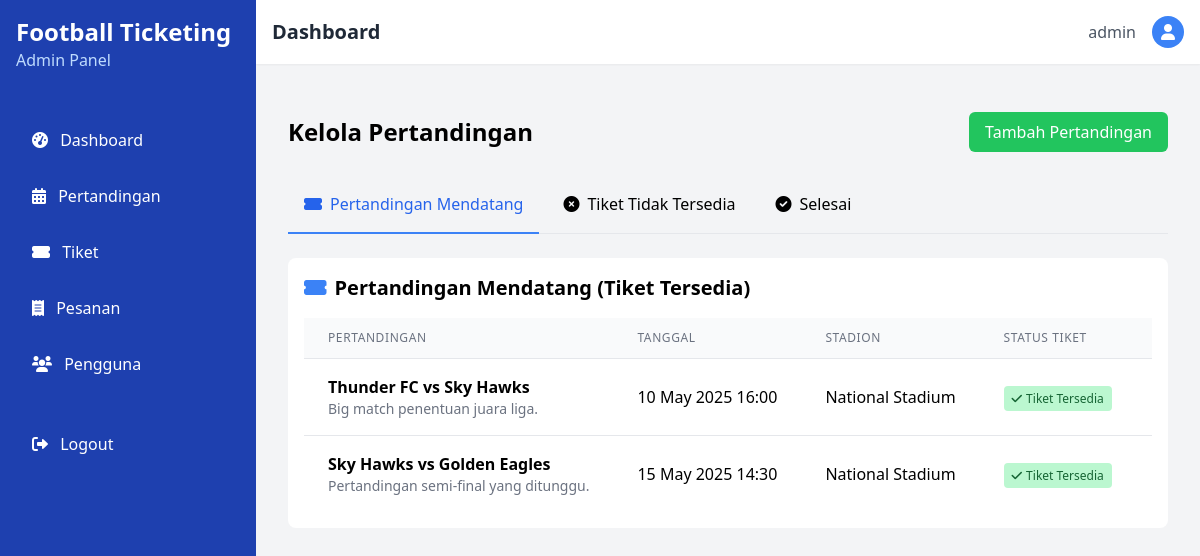
The page /admin/matches/index.php (signed in) on the database its author committed.
### tables this page shows
CREATE TABLE `matches` (
  `id` int NOT NULL AUTO_INCREMENT,
  `team_home` varchar(100) NOT NULL,
  `team_away` varchar(100) NOT NULL,
  `match_date` datetime NOT NULL,
  `stadium` varchar(100) NOT NULL,
  `description` text,
  `created_at` timestamp NULL DEFAULT CURRENT_TIMESTAMP,
  `is_completed` tinyint(1) DEFAULT '0',
  PRIMARY KEY (`id`)
);

### admin/matches/index.php (the view, shortened to what this page needs)
<?php
require_once '../../config/database.php';
$upcoming_matches = $pdo->query("
    SELECT m.*,
           (SELECT COUNT(*) FROM tickets t WHERE t.match_id = m.id AND t.quantity_available > 0) AS has_available_tickets
    FROM matches m
    WHERE m.is_completed = 0
    ORDER BY m.match_date ASC
")->fetchAll();
?>
<!DOCTYPE html>
<html lang="en">
<head>
    <script src="https://cdn.tailwindcss.com"></script>
    <link rel="stylesheet" href="https://cdnjs.cloudflare.com/ajax/libs/font-awesome/6.0.0/css/all.min.css">
</head>
<body class="bg-gray-100">
    <?php include './includes/admin_header.php'; ?>
    <div class="container mx-auto px-4 py-8">
        <div class="flex justify-between items-center mb-6">
            <h1 class="text-2xl font-bold">Kelola Pertandingan</h1>
            <a href="./create_match.php" class="bg-green-500 hover:bg-green-600 text-white py-2 px-4 rounded-md">
                Tambah Pertandingan
            </a>
        </div>
        <div class="mb-6 border-b border-gray-200">
            <ul class="flex flex-wrap -mb-px" id="matchTabs" role="tablist">
                <li class="mr-2" role="presentation">
                    <button class="inline-block p-4 border-b-2 rounded-t-lg"
                            id="upcoming-tab" data-tabs-target="#upcoming" type="button" role="tab"
                            aria-controls="upcoming" aria-selected="true">
                        <i class="fas fa-ticket-alt mr-2"></i>Pertandingan Mendatang
                    </button>
                </li>
                <li class="mr-2" role="presentation">
                    <button class="inline-block p-4 border-b-2 border-transparent rounded-t-lg hover:text-gray-600 hover:border-gray-300"
                            id="soldout-tab" data-tabs-target="#soldout" type="button" role="tab"
                            aria-controls="soldout" aria-selected="false">
                        <i class="fas fa-times-circle mr-2"></i>Tiket Tidak Tersedia
                    </button>
                </li>
                <li class="mr-2" role="presentation">
                    <button class="inline-block p-4 border-b-2 border-transparent rounded-t-lg hover:text-gray-600 hover:border-gray-300"
                            id="completed-tab" data-tabs-target="#completed" type="button" role="tab"
                            aria-controls="completed" aria-selected="false">
                        <i class="fas fa-check-circle mr-2"></i>Selesai
                    </button>
                </li>
            </ul>
        </div>
        <div class="hidden p-4 rounded-lg bg-white" id="upcoming" role="tabpanel" aria-labelledby="upcoming-tab">
            <h2 class="text-xl font-semibold mb-4">
                <i class="fas fa-ticket-alt text-blue-500 mr-2"></i>Pertandingan Mendatang (Tiket Tersedia)
            </h2>
            <?php if (empty(array_filter($upcoming_matches, function($m) { return $m['has_available_tickets'] > 0; }))): ?>
                <div class="bg-blue-100 border border-blue-400 text-blue-700 px-4 py-3 rounded">
                    <i class="fas fa-info-circle mr-2"></i>Tidak ada pertandingan mendatang dengan tiket tersedia.
                </div>
            <?php else: ?>
                <div class="overflow-x-auto">
                    <table class="min-w-full divide-y divide-gray-200">
                        <thead class="bg-gray-50">
                            <tr>
                                <th class="px-6 py-3 text-left text-xs font-medium text-gray-500 uppercase tracking-wider">Pertandingan</th>
                                <th class="px-6 py-3 text-left text-xs font-medium text-gray-500 uppercase tracking-wider">Tanggal</th>
                                <th class="px-6 py-3 text-left text-xs font-medium text-gray-500 uppercase tracking-wider">Stadion</th>
                                <th class="px-6 py-3 text-left text-xs font-medium text-gray-500 uppercase tracking-wider">Status Tiket</th>
                                <th class="px-6 py-3 text-left text-xs font-medium text-gray-500 uppercase tracking-wider">Aksi</th>
                            </tr>
                        </thead>
                        <tbody class="bg-white divide-y divide-gray-200">
                            <?php foreach ($upcoming_matches as $match):
                                if ($match['has_available_tickets'] == 0) continue;
                                $match_date = new DateTime($match['match_date']);
                                $now = new DateTime();
                                $is_past = $match_date < $now;
                            ?>
                            <tr class="<?= $is_past ? 'bg-yellow-50' : '' ?>">
                                <td class="px-6 py-4 whitespace-nowrap">
                                    <div class="font-bold"><?= htmlspecialchars($match['team_home']) ?> vs <?= htmlspecialchars($match['team_away']) ?></div>
                                    <div class="text-sm text-gray-500"><?= htmlspecialchars($match['description']) ?></div>
                                </td>
                                <td class="px-6 py-4 whitespace-nowrap">
                                    <?= $match_date->format('d M Y H:i') ?>
                                </td>
                                <td class="px-6 py-4 whitespace-nowrap">
                                    <?= htmlspecialchars($match['stadium']) ?>
                                </td>
                                <td class="px-6 py-4 whitespace-nowrap">
                                    <span class="px-2 py-1 text-xs bg-green-200 text-green-800 rounded">
                                        <i class="fas fa-check mr-1"></i>Tiket Tersedia
                                    </span>
                                </td>
                                <td class="px-6 py-4 whitespace-nowrap">
                                </td>
                            </tr>
                            <?php endforeach; ?>
                        </tbody>
                    </table>
                </div>
            <?php endif; ?>
        </div>
    </div>
</body>
</html>

### rows shown on the page
matches: team_home "Thunder FC", team_away "Sky Hawks", description "Big match penentuan juara liga.", match_date "10 May 2025 16:00", stadium "National Stadium"
matches: team_home "Sky Hawks", team_away "Golden Eagles", description "Pertandingan semi-final yang ditunggu.", match_date "15 May 2025 14:30", stadium "National Stadium"

### other values the page prints
$_SESSION['username'] "admin"
